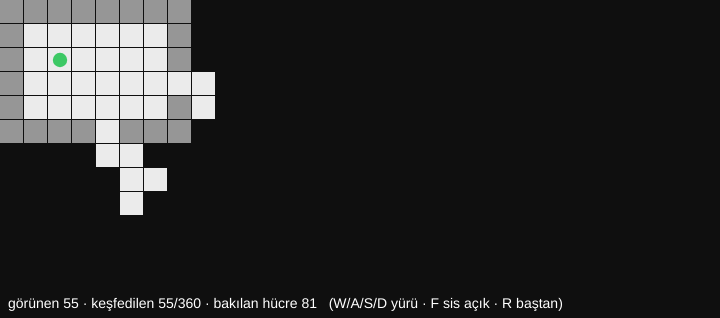
Frame 1 (no input)
Frame 60 (no input): identical to frame 1, image omitted
Frame 120 (the mouse pressed at the canvas centre since frame 60): identical to frame 1, image omitted

The p5.js sketch that drew this single still picture (run headless with seeded random() and noise() and a simulated clock; from frame 60 on, the mouse is pressed at the canvas centre):

// p5.js sketch
// ── sketch.js
// Zindan, görüş alanı ve savaş sisi (p5.js)
// W / A / S / D: yürü · F: sisi aç/kapa (hata ayıklama) · R: baştan
// Canavarlar (kırmızı) yalnızca ŞU AN gördüğünüz hücrelerdeyse çizilir.

const KARO = 24;
const HARITA = [
  '##############################',
  '#......#...........#.........#',
  '#......#....###....#....#....#',
  '#...........#......#....#....#',
  '#......#....#...........#....#',
  '####.###....#..##..#######.###',
  '#......#...........#.........#',
  '#......######..##..#....##...#',
  '#..................#....##...#',
  '#......#...........#.........#',
  '#......#....#...........#....#',
  '##############################'
];
const GW = HARITA[0].length, GH = HARITA.length;
const BILINMIYOR = 0, HATIRLANIYOR = 1, GORUNUYOR = 2;
let oyuncu, sis, canavarlar, R = 7, sisAcik = true, bakilan = 0;

function duvarMi(x, y) { return y < 0 || y >= GH || x < 0 || x >= GW || HARITA[y][x] === '#'; }

/* ---------- görüş alanı: özyinelemeli gölge dökümü ---------- */
const DILIM = [[1, 0, 0, -1, -1, 0, 0, 1], [0, 1, -1, 0, 0, -1, 1, 0],
               [0, 1, 1, 0, 0, -1, -1, 0], [1, 0, 0, 1, -1, 0, 0, -1]];   // 8 dilim için koordinat çevirisi

function gorusAlani(px, py, yaricap, gorunur) {
  gorunur(px, py);
  for (let d = 0; d < 8; d++) tara(1, 1.0, 0.0, DILIM[0][d], DILIM[1][d], DILIM[2][d], DILIM[3][d]);

  function tara(satir, bas, son, xx, xy, yx, yy) {       // [son, bas] eğim aralığı hâlâ aydınlık
    if (bas < son) return;
    let yeniBas = 0, kapali = false;
    for (let uzak = satir; uzak <= yaricap && !kapali; uzak++) {
      const dy = -uzak;
      for (let dx = -uzak; dx <= 0; dx++) {
        const X = px + dx * xx + dy * xy, Y = py + dx * yx + dy * yy;       // dilimden haritaya
        const solEgim = (dx - 0.5) / (dy + 0.5), sagEgim = (dx + 0.5) / (dy - 0.5);
        if (bas < sagEgim) continue;                     // henüz aydınlık aralığa girmedik
        if (son > solEgim) break;                        // aydınlık aralığı geçtik
        bakilan++;
        if (dx * dx + dy * dy <= yaricap * yaricap) gorunur(X, Y);
        if (kapali) {                                    // bir duvar dizisinin içindeyiz
          if (duvarMi(X, Y)) { yeniBas = sagEgim; continue; }
          kapali = false; bas = yeniBas;                 // duvar bitti: aralık daraldı
        } else if (duvarMi(X, Y) && uzak < yaricap) {    // duvar başladı: gölge
          kapali = true;
          tara(uzak + 1, bas, solEgim, xx, xy, yx, yy);  // duvarın solunda kalan aralığı alt satırlarda sürdür
          yeniBas = sagEgim;
        }
      }
    }
  }
}

/* ---------- savaş sisi: üç durum ---------- */
function sisGuncelle() {
  bakilan = 0;
  for (const satir of sis)
    for (let x = 0; x < GW; x++) if (satir[x] === GORUNUYOR) satir[x] = HATIRLANIYOR;
  gorusAlani(oyuncu.x, oyuncu.y, R, (x, y) => { if (y >= 0 && y < GH && x >= 0 && x < GW) sis[y][x] = GORUNUYOR; });
}

function bastan() {
  oyuncu = { x: 2, y: 2 };
  sis = HARITA.map(satir => [...satir].map(() => BILINMIYOR));
  canavarlar = [{ x: 15, y: 3 }, { x: 26, y: 2 }, { x: 4, y: 8 }, { x: 22, y: 9 }, { x: 10, y: 10 }];
  sisGuncelle();
}

/* ---------- p5.js ---------- */
function setup() {
  createCanvas(GW * KARO, GH * KARO + 30).parent(document.querySelector('main') || document.body);
  noStroke(); bastan();
}

function keyPressed() {
  const k = key.toLowerCase();
  if (k === 'f') sisAcik = !sisAcik;
  if (k === 'r') bastan();
  const dx = (k === 'd') - (k === 'a'), dy = (k === 's') - (k === 'w');
  if ((dx || dy) && !duvarMi(oyuncu.x + dx, oyuncu.y + dy)) {
    oyuncu.x += dx; oyuncu.y += dy;
    sisGuncelle();                                       // yalnızca oyuncu kıpırdayınca yeniden hesapla
  }
}

function draw() {
  background(15);
  let gorunen = 0, kesfedilen = 0;
  for (let y = 0; y < GH; y++) for (let x = 0; x < GW; x++) {
    const d = sisAcik ? sis[y][x] : GORUNUYOR;
    if (sis[y][x] === GORUNUYOR) gorunen++;
    if (sis[y][x] !== BILINMIYOR) kesfedilen++;
    if (d === BILINMIYOR) continue;                      // hiç görülmedi: siyah
    const parlak = d === GORUNUYOR;
    fill(duvarMi(x, y) ? (parlak ? 150 : 70) : (parlak ? 235 : 95));
    rect(x * KARO, y * KARO, KARO - 1, KARO - 1);
  }
  fill(225, 60, 70);
  for (const c of canavarlar)                            // canavar yalnızca ŞU AN görünen hücredeyse çizilir
    if (!sisAcik || sis[c.y][c.x] === GORUNUYOR) circle(c.x * KARO + KARO / 2, c.y * KARO + KARO / 2, KARO * 0.55);
  fill(60, 200, 100); circle(oyuncu.x * KARO + KARO / 2, oyuncu.y * KARO + KARO / 2, KARO * 0.6);

  fill(255); textSize(14);
  text('görünen ' + gorunen + ' · keşfedilen ' + kesfedilen + '/' + GW * GH + ' · bakılan hücre ' + bakilan +
       '   (W/A/S/D yürü · F sis ' + (sisAcik ? 'açık' : 'KAPALI') + ' · R baştan)', 8, GH * KARO + 20);
}
